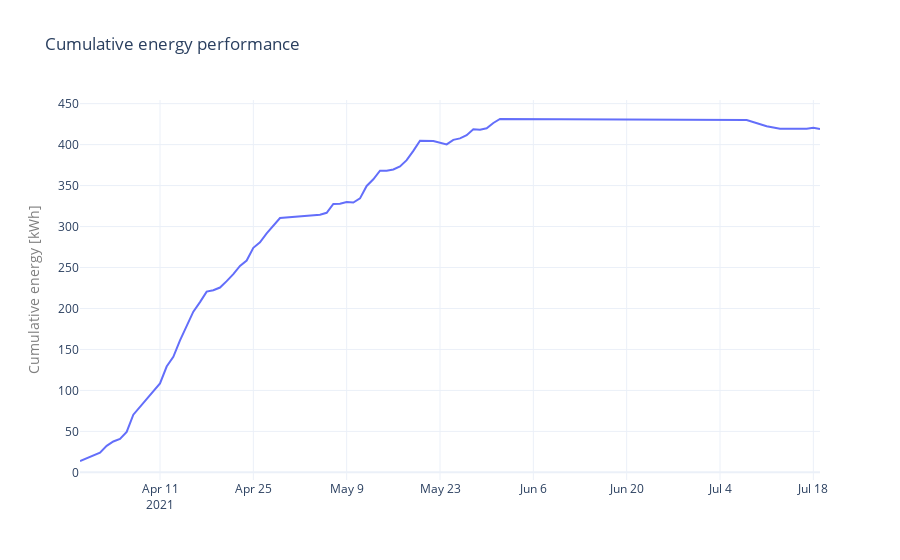

Write notebook code for a chart like this one.
### Code cell
traceE = go.Scatter(
    x=df_rp.index, y=df_rp.CUSUM, name="Cumulative energy performance [kWh]"
)

layout = go.Layout(
    legend=dict(orientation="h"),
    title="Cumulative energy performance",
    xaxis=dict(
        title="",
        titlefont=dict(
            # size=18,
            color="#7f7f7f"
        ),
    ),
    yaxis=dict(
        title="Cumulative energy [kWh]",
        titlefont=dict(
            # size=18,
            color="#7f7f7f"
        ),
    ),
)
data = [traceE]
fig = go.Figure(data=data, layout=layout)
fig.show()
